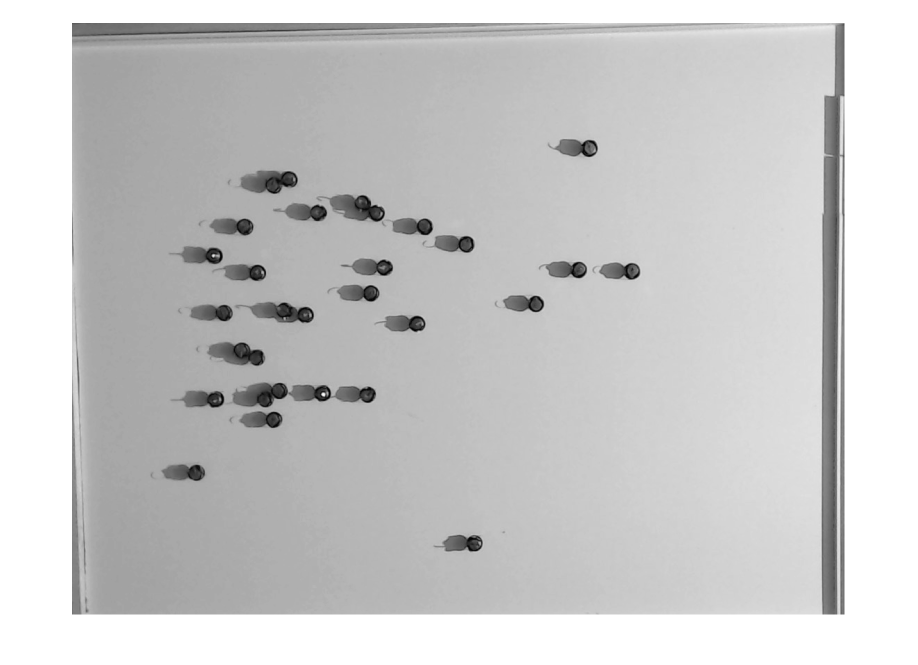
%> input picture papers/Kilobots Code/TestImage2.png, 1835 x 1329 px (shown at 1/2 size)
$ octave KilobotTemplateMatch.m   (GNU Octave 9; MATLAB toolbox functions it lacks are replaced by stand-ins)
%> lines starting %> are read from the running program, lines starting %| are printed output that depends on the picture; in (x1, y1, x2, y2) boxes, pixels count from 0 and x2, y2 are one past the last pixel; in counts of white or black regions, pixels touching at a corner belong together; the program's own positions count from 1
### papers/Kilobots Code/template_matching.m
function [I_SSD,I_NCC,Idata]=template_matching(T,I,IdataIn)
% TEMPLATE_MATCHING is a cpu efficient function which calculates matching
% score images between template and an (color) 2D or 3D image.
% It calculates:
% - The sum of squared difference (SSD Block Matching), robust template
%   matching.
% - The normalized cross correlation (NCC), independent of illumination,
%   only dependent on texture
% The user can combine the two images, to get template matching which
% works robust with his application.
% Both measures are implemented using FFT based correlation.
%
%   [I_SSD,I_NCC,Idata]=template_matching(T,I,Idata)
%
% inputs,
%   T : Image Template, can be grayscale or color 2D or 3D.
%   I : Color image, can be grayscale or color 2D or 3D.
%  (optional)
%   Idata : Storage of temporary variables from the image I, to allow
%           faster search for multiple templates in the same image.
%
% outputs,
%   I_SSD: The sum of squared difference 2D/3D image. The SSD sign is
%          reversed and normalized to range [0 1]
%   I_NCC: The normalized cross correlation 2D/3D image. The values
%          range between 0 and 1
%   Idata : Storage of temporary variables from the image I, to allow
%           faster search for multiple templates in the same image.
%
% Example 2D,
%   % Find maximum response
%    I = im2double(imread('lena.jpg'));
%   % Template of Eye Lena
%    T=I(124:140,124:140,:);
%   % Calculate SSD and NCC between Template and Image
%    [I_SSD,I_NCC]=template_matching(T,I);
%   % Find maximum correspondence in I_SDD image
%    [x,y]=find(I_SSD==max(I_SSD(:)));
%   % Show result
%    figure,
%    subplot(2,2,1), imshow(I); hold on; plot(y,x,'r*'); title('Result')
%    subplot(2,2,2), imshow(T); title('The eye template');
%    subplot(2,2,3), imshow(I_SSD); title('SSD Matching');
%    subplot(2,2,4), imshow(I_NCC); title('Normalized-CC');
%
% Example 3D,
%   % Make some random data
%    I=rand(50,60,50);
%   % Get a small volume as template
%    T=I(20:30,20:30,20:30);
%   % Calculate SDD between template and image
%    I_SSD=template_matching(T,I);
%   % Find maximum correspondence
%    [x,y,z]=ind2sub(size(I_SSD),find(I_SSD==max(I_SSD(:))));
%    disp(x);
%    disp(y);
%    disp(z);
%
% Function is written by D.Kroon University of Twente (February 2011)

if(nargin<3), IdataIn=[]; end

% Convert images to double
T=double(T); I=double(I);
if(size(T,3)==3)
    % Color Image detected
    [I_SSD,I_NCC,Idata]=template_matching_color(T,I,IdataIn);
else
    % Grayscale image or 3D volume
    [I_SSD,I_NCC,Idata]=template_matching_gray(T,I,IdataIn);
end

function [I_SSD,I_NCC,Idata]=template_matching_color(T,I,IdataIn)
if(isempty(IdataIn)), IdataIn.r=[];  IdataIn.g=[]; IdataIn.b=[];  end
% Splite color image, and do template matching on R,G and B image
[I_SSD_R,I_NCC_R,Idata.r]=template_matching_gray(T(:,:,1),I(:,:,1),IdataIn.r);
[I_SSD_G,I_NCC_G,Idata.g]=template_matching_gray(T(:,:,2),I(:,:,2),IdataIn.g);
[I_SSD_B,I_NCC_B,Idata.b]=template_matching_gray(T(:,:,3),I(:,:,3),IdataIn.b);
% Combine the results
I_SSD=(I_SSD_R+I_SSD_G+I_SSD_B)/3;
I_NCC=(I_NCC_R+I_NCC_G+I_NCC_B)/3;


function [I_SSD,I_NCC,Idata]=template_matching_gray(T,I,IdataIn)
% Calculate correlation output size  = input size + padding template
T_size = size(T); I_size = size(I);
outsize = I_size + T_size-1;

% calculate correlation in frequency domain
if(length(T_size)==2)
    FT = fft2(rot90(T,2),outsize(1),outsize(2));
    if(isempty(IdataIn))
        Idata.FI = fft2(I,outsize(1),outsize(2));
    else
        Idata.FI=IdataIn.FI;
    end
    Icorr = real(ifft2(Idata.FI.* FT));
else
    FT = fftn(rot90_3D(T),outsize);
    FI = fftn(I,outsize);
    Icorr = real(ifftn(FI.* FT));
end

% Calculate Local Quadratic sum of Image and Template
if(isempty(IdataIn))
    Idata.LocalQSumI= local_sum(I.*I,T_size);
else
    Idata.LocalQSumI=IdataIn.LocalQSumI;
end

QSumT = sum(T(:).^2);

% SSD between template and image
I_SSD=Idata.LocalQSumI+QSumT-2*Icorr;

% Normalize to range 0..1
I_SSD=I_SSD-min(I_SSD(:));
I_SSD=1-(I_SSD./max(I_SSD(:)));

% Remove padding
I_SSD=unpadarray(I_SSD,size(I));

if (nargout>1)
    % Normalized cross correlation STD
    if(isempty(IdataIn))
        Idata.LocalSumI= local_sum(I,T_size);
    else
        Idata.LocalSumI=IdataIn.LocalSumI;
    end

    % Standard deviation
    if(isempty(IdataIn))
        Idata.stdI=sqrt(max(Idata.LocalQSumI-(Idata.LocalSumI.^2)/numel(T),0) );
    else
        Idata.stdI=IdataIn.stdI;
    end
    stdT=sqrt(numel(T)-1)*std(T(:));
    % Mean compensation
    meanIT=Idata.LocalSumI*sum(T(:))/numel(T);
    I_NCC= 0.5+(Icorr-meanIT)./ (2*stdT*max(Idata.stdI,stdT/1e5));

    % Remove padding
    I_NCC=unpadarray(I_NCC,size(I));
end

function T=rot90_3D(T)
T=flipdim(flipdim(flipdim(T,1),2),3);

function B=unpadarray(A,Bsize)
Bstart=ceil((size(A)-Bsize)/2)+1;
Bend=Bstart+Bsize-1;
if(ndims(A)==2)
    B=A(Bstart(1):Bend(1),Bstart(2):Bend(2));
elseif(ndims(A)==3)
    B=A(Bstart(1):Bend(1),Bstart(2):Bend(2),Bstart(3):Bend(3));
end

function local_sum_I= local_sum(I,T_size)
% Add padding to the image
B = padarray(I,T_size);

% Calculate for each pixel the sum of the region around it,
% with the region the size of the template.
if(length(T_size)==2)
    % 2D localsum
    s = cumsum(B,1);
    c = s(1+T_size(1):end-1,:)-s(1:end-T_size(1)-1,:);
    s = cumsum(c,2);
    local_sum_I= s(:,1+T_size(2):end-1)-s(:,1:end-T_size(2)-1);
else
    % 3D Localsum
    s = cumsum(B,1);
    c = s(1+T_size(1):end-1,:,:)-s(1:end-T_size(1)-1,:,:);
    s = cumsum(c,2);
    c = s(:,1+T_size(2):end-1,:)-s(:,1:end-T_size(2)-1,:);
    s = cumsum(c,3);
    local_sum_I  = s(:,:,1+T_size(3):end-1)-s(:,:,1:end-T_size(3)-1);
end

### papers/Kilobots Code/KilobotTemplateMatch.m
  % Find maximum response
   %I = im2double(imread('BadResult.png'));
   I = im2double(imread('TestImage2.png'));

   % [8 lines of commented-out code are left out]
xTemplate=(1175:1189);yTemplate=(290:304);


  % Template of Eye Lena
   T=I(yTemplate,xTemplate,:);
  % Calculate SSD and NCC between Template and Image
   [I_SSD,I_NCC]=template_matching(T,I);
%> in local_sum, `local_sum_I= s(:,1+T_size(2):end-1)-s(:,1:end-T_size(2)-1);`:
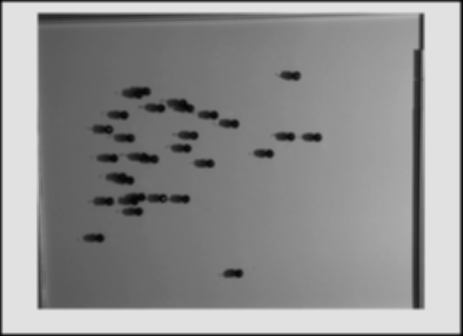
%> local_sum_I: size 1343x1849 double (shown at 1/4 size); min 1, max 225, mean 143.8
%> in template_matching_gray, `QSumT = sum(T(:).^2);`: QSumT = 38.64
%> call 2 of local_sum, with T_size = [15 15]
%> in local_sum (call 2), `s = cumsum(c,2);`:
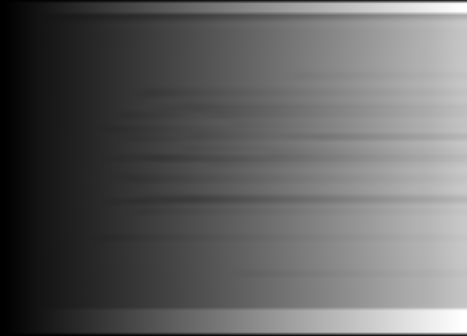
%> s: size 1343x1865 double (shown at 1/4 size); min 0, max 27525, mean 10493.6; drawn with min black and max white
%> in local_sum (call 2), `local_sum_I= s(:,1+T_size(2):end-1)-s(:,1:end-T_size(2)-1);`:
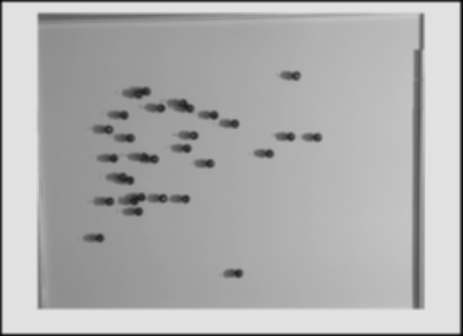
%> local_sum_I: size 1343x1849 double (shown at 1/4 size); min 1, max 225, mean 174.9
%> in template_matching_gray, `Idata.stdI=sqrt(max(Idata.LocalQSumI-(Idata.LocalSumI.^2)/numel(T),0) );`:
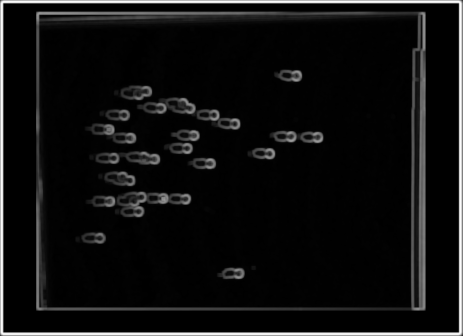
%> Idata.stdI: size 1343x1849 double (shown at 1/4 size); min 0, max 7.5, mean 0.467; drawn with min black and max white
%> in template_matching_gray, `stdT=sqrt(numel(T)-1)*std(T(:));`: stdT = 1.16
%> call 2 of unpadarray, with Bsize = [1329 1835]
%> in unpadarray (call 2), `B=A(Bstart(1):Bend(1),Bstart(2):Bend(2));`:
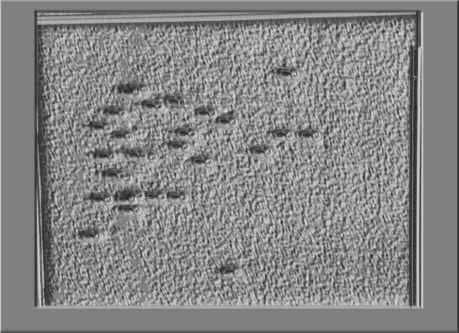
%> B: size 1329x1835 double (shown at 1/4 size); min 0.109, max 1, mean 0.526
  % Find maximum correspondence in I_SDD image
   [x,y]=find(I_SSD==max(I_SSD(:)));
%> x = 297; y = 1182
  % Show result
   figure(2)
   subplot(2,2,1), imshow(I); hold on; plot(y,x,'r*'); title('Result')
   subplot(2,2,2), imshow(T); title('The robot template');
   subplot(2,2,3), imshow(I_SSD); title('SSD Matching');
   subplot(2,2,4), imshow(I_NCC); title('Normalized-CC');
%> after `title('Normalized-CC')`:
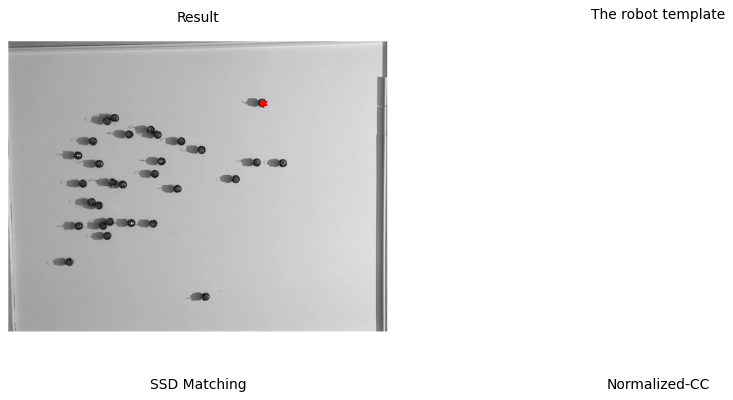
%> figure redrawn from the program's plot data, 4 panels


   BW = im2bw(I_SSD, 0.25);
   figure(3);BW = im2bw(I_NCC, 0.25);imshow(BW);
%> after `imshow(BW)`:
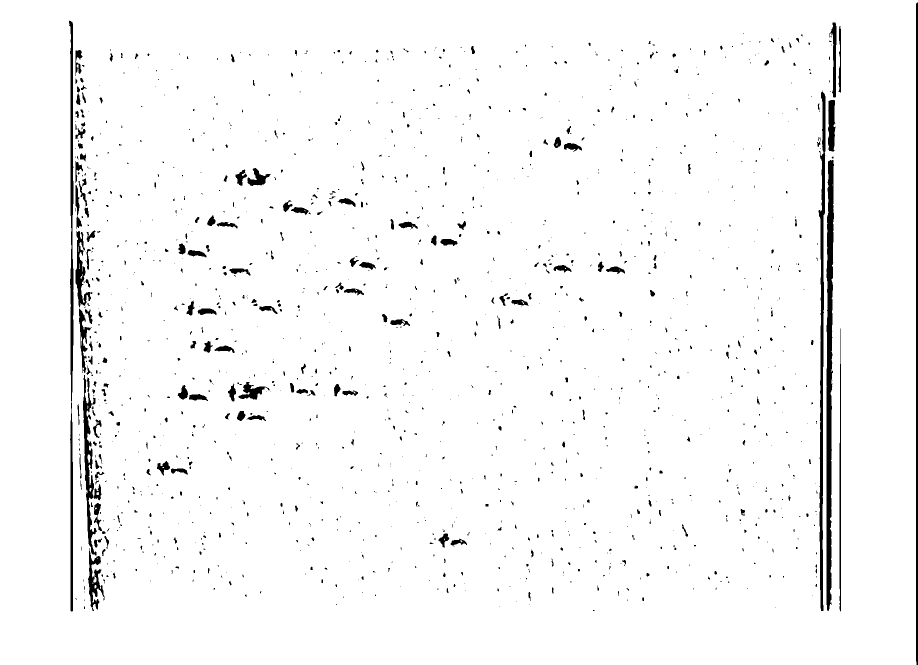
%> displayed picture: size 1329x1835 logical (shown at 1/2 size); 97.1% white; 1401 black regions (1061 under 20 px), largest, box (x1, y1, x2, y2) and area: (1653, 320, 1668, 1222) 9292, (1637, 181, 1651, 1222) 6248, (138, 41, 147, 1223) 5560

$ run again, with papers/Kilobots Code/TestImage1.png copied over papers/Kilobots Code/TestImage2.png
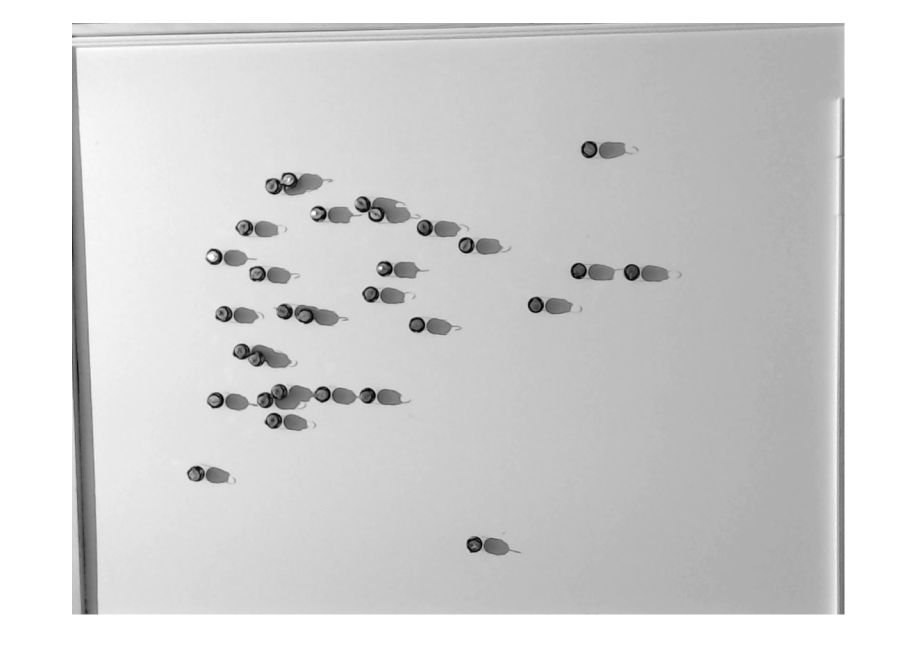
%> input picture papers/Kilobots Code/TestImage1.png, 1835 x 1329 px (shown at 1/2 size)
%> QSumT = 30.86
%> stdT = 1.12
%> in unpadarray (call 2), `B=A(Bstart(1):Bend(1),Bstart(2):Bend(2));`:
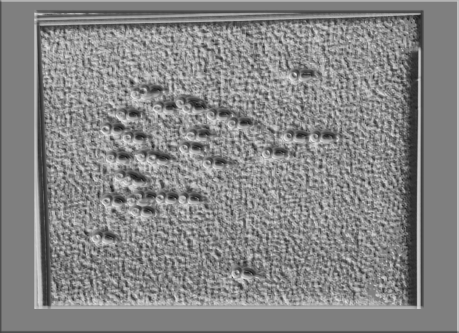
%> B: size 1329x1835 double (shown at 1/4 size); min 0.0553, max 1, mean 0.527
%> x = 297; y = 1182
%> `imshow(BW)`:
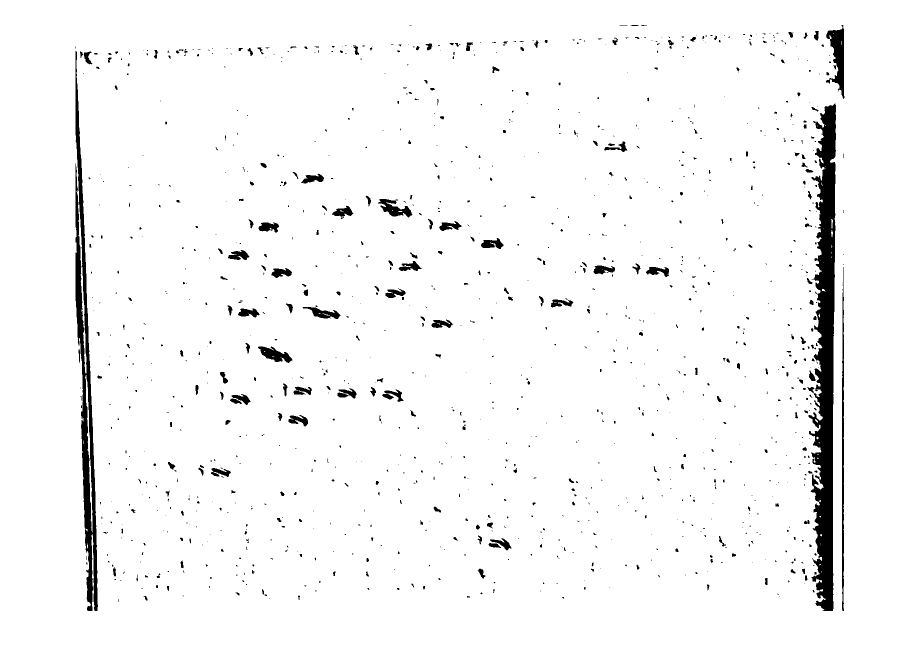
%> displayed picture: size 1329x1835 logical (shown at 1/2 size); 96.5% white; 1155 black regions (869 under 20 px), largest, box (x1, y1, x2, y2) and area: (1615, 207, 1672, 1222) 32134, (151, 102, 196, 1222) 16190, (1652, 50, 1689, 198) 2612

$ run again, with papers/Kilobots Code/TestImage3.png copied over papers/Kilobots Code/TestImage2.png
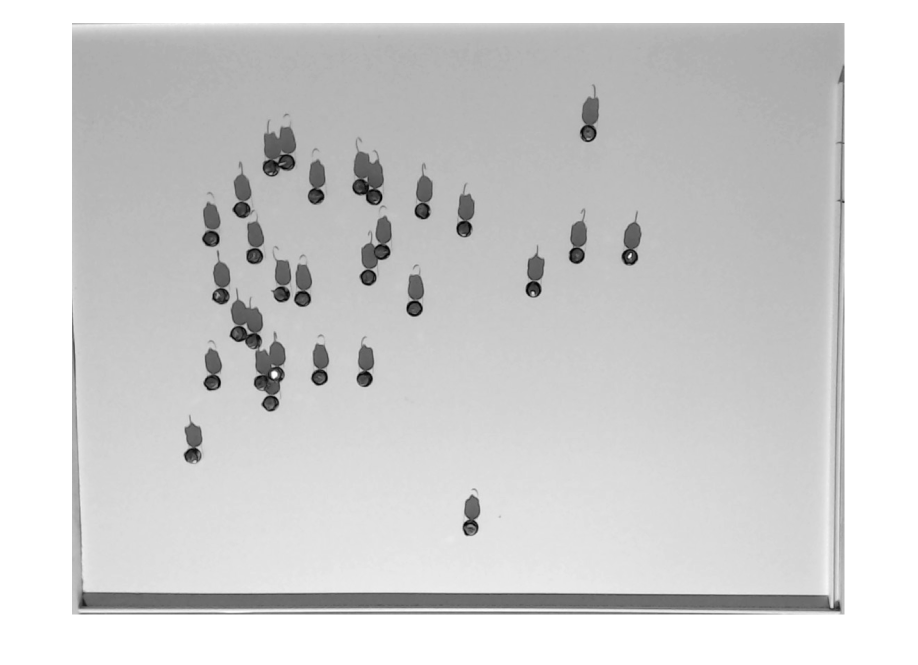
%> input picture papers/Kilobots Code/TestImage3.png, 1835 x 1329 px (shown at 1/2 size)
%> QSumT = 116.8
%> stdT = 0.0814
%> in unpadarray (call 2), `B=A(Bstart(1):Bend(1),Bstart(2):Bend(2));`:
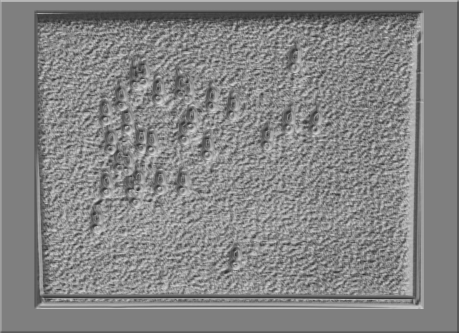
%> B: size 1329x1835 double (shown at 1/4 size); min 0.136, max 1, mean 0.523
%> x = 297; y = 1182
%> `imshow(BW)`:
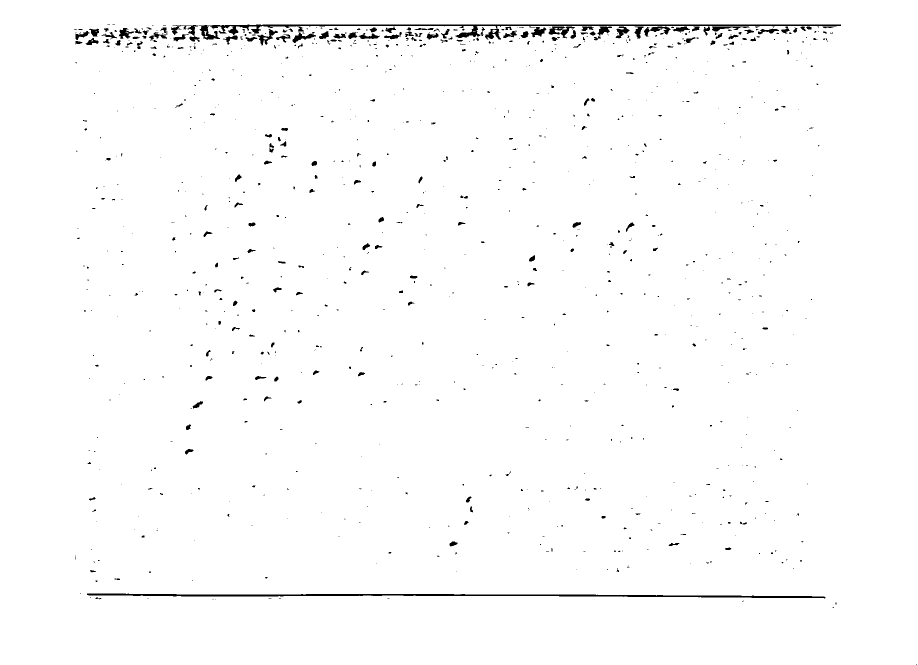
%> displayed picture: size 1329x1835 logical (shown at 1/2 size); 98.7% white; 984 black regions (764 under 20 px), largest, box (x1, y1, x2, y2) and area: (398, 49, 1682, 89) 5698, (174, 1187, 1651, 1197) 5395, (342, 50, 400, 84) 567
